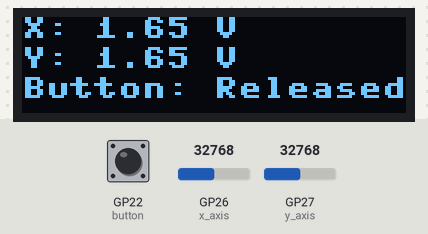
A program run on a simulated Raspberry Pi Pico running MicroPython. On the bench: 128×32 one-colour display. The test bench sets the inputs (shaded band); at power-on: GP22 (button) HIGH, GP26 (x_axis) = 32768, GP27 (y_axis) = 32768 (analog values on the 0–65535 scale). Library files of the repository ran but are not shown: ssd1306.py.

Above: at 1.2 s.
1.3 s: GP22 (button) pulled LOW for 1.25 s
At 2.8 s:
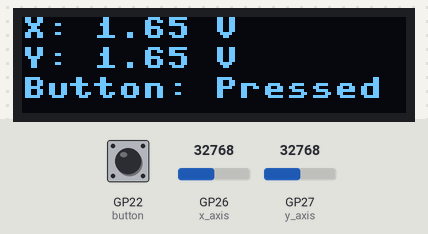
4.5 s: GP26 (x_axis) set to 45874
At 5.4 s:
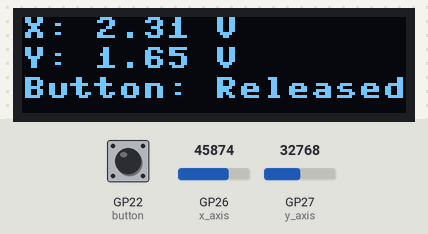
6.5 s: GP27 (y_axis) set to 45874
At 7.9 s:
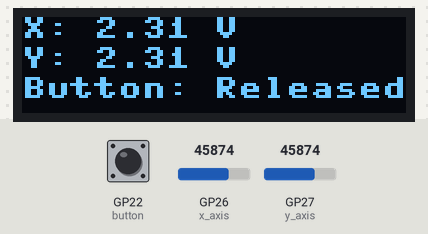
8.6 s: GP26 (x_axis) set to 57670
At 10.3 s:
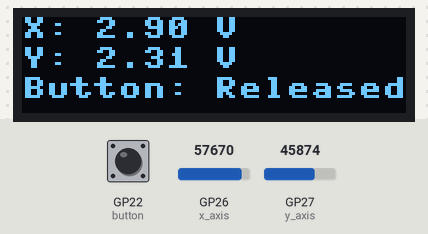
10.6 s: GP27 (y_axis) set to 57670
At 11.7 s:
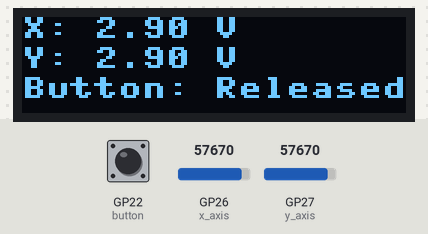
12.6 s: GP22 (button) pulled LOW for 1.25 s
At 14.0 s:
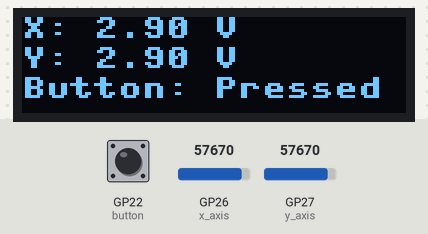
Timing chart, 0 to 15.6 s (numbered marks = the images above; inputs shaded):
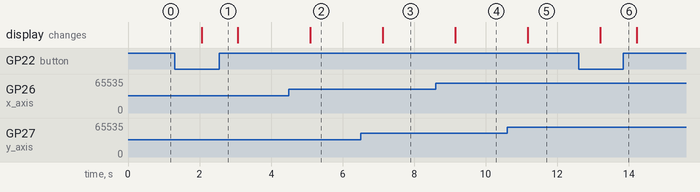

The program:

joystick_OLED.py
```python
from machine import ADC, Pin, I2C
import ssd1306
import time

# Configurar el I2C para el display OLED
i2c = I2C(0, scl=Pin(17), sda=Pin(16))
display = ssd1306.SSD1306_I2C(128, 32, i2c)

# Configurar el joystick
x_axis = ADC(Pin(26))  # VRX conectado a GP26
y_axis = ADC(Pin(27))  # VRY conectado a GP27
button = Pin(22, Pin.IN, Pin.PULL_UP)  # SW conectado a GP22

while True:
    # Leer los valores del joystick
    x_value = x_axis.read_u16() * 3.3 / 65535
    y_value = y_axis.read_u16() * 3.3 / 65535
    button_state = not button.value()

    # Limpiar la pantalla
    display.fill(0)

    # Mostrar los valores en el display
    display.text('X: {:.2f} V'.format(x_value), 0, 0, 1)
    display.text('Y: {:.2f} V'.format(y_value), 0, 10, 1)
    display.text('Button: {}'.format('Pressed' if button_state else 'Released'), 0, 20, 1)

    # Actualizar el display
    display.show()

    time.sleep(1)
```

Measured:
- after the input at 1.3 s, the display: changes after 0.76 s (image 1)
- after the input at 4.5 s, the display: changes after 0.60 s (image 2)
- after the input at 6.5 s, the display: changes after 0.63 s (image 3)
- after the input at 8.6 s, the display: changes after 0.55 s (image 4)
- after the input at 10.6 s, the display: changes after 0.58 s (image 5)
- after the input at 12.6 s, the display: changes after 0.61 s (image 6)
